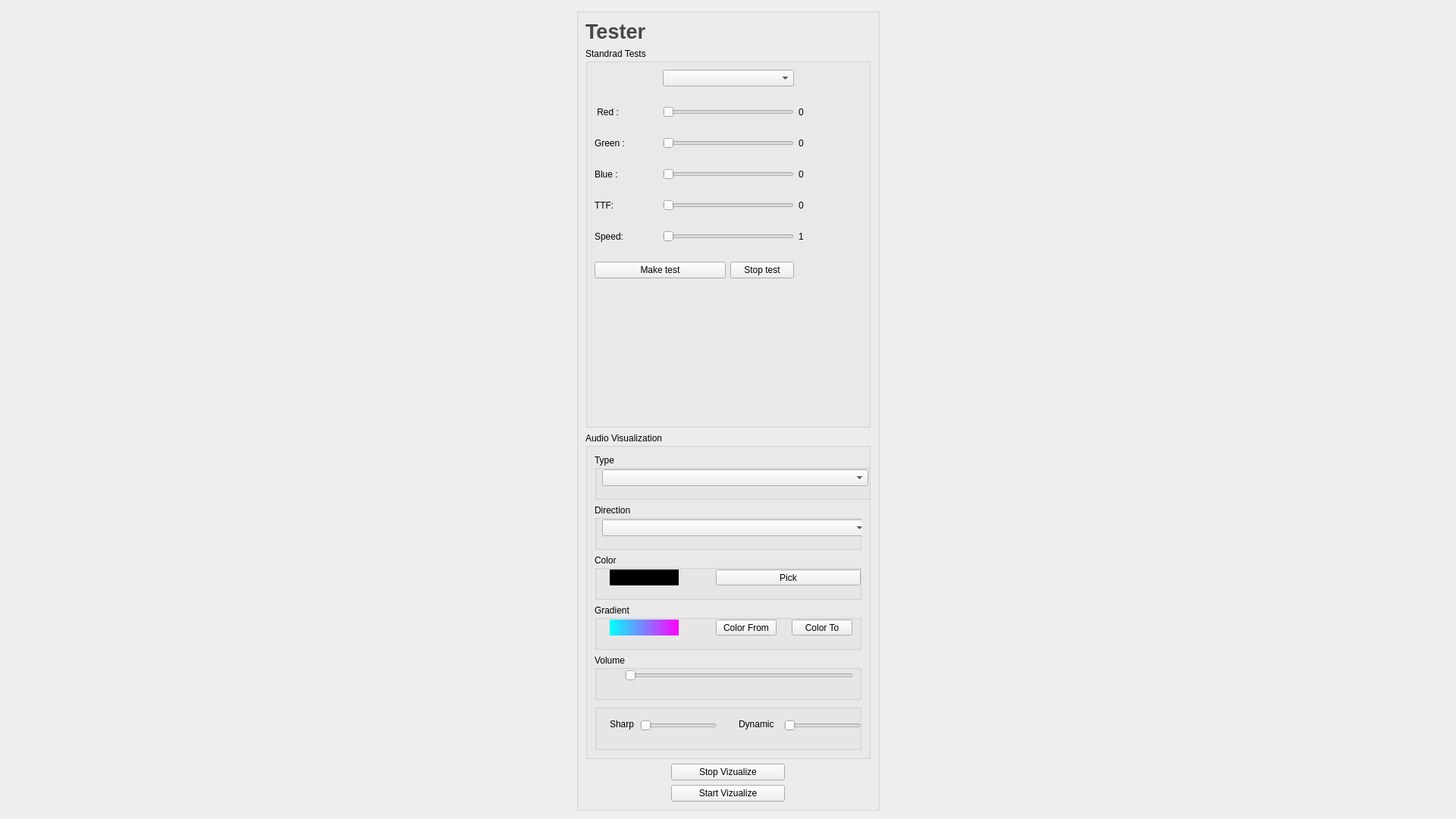
<?xml version="1.0" encoding="UTF-8"?>
<ui version="4.0">
 <class>visual_debug</class>
 <widget class="QWidget" name="visual_debug">
  <property name="windowModality">
   <enum>Qt::NonModal</enum>
  </property>
  <property name="geometry">
   <rect>
    <x>0</x>
    <y>0</y>
    <width>1920</width>
    <height>1080</height>
   </rect>
  </property>
  <property name="windowTitle">
   <string>Form</string>
  </property>
  <layout class="QGridLayout" name="gridLayout">
   <item row="0" column="0">
    <layout class="QVBoxLayout" name="LayoutLeft"/>
   </item>
   <item row="0" column="1">
    <widget class="QGroupBox" name="GroupRight">
     <property name="maximumSize">
      <size>
       <width>400</width>
       <height>16777215</height>
      </size>
     </property>
     <property name="title">
      <string/>
     </property>
     <layout class="QVBoxLayout" name="verticalLayout_2">
      <item>
       <widget class="QLabel" name="label">
        <property name="maximumSize">
         <size>
          <width>16777215</width>
          <height>60</height>
         </size>
        </property>
        <property name="palette">
         <palette>
          <active>
           <colorrole role="WindowText">
            <brush brushstyle="SolidPattern">
             <color alpha="255">
              <red>70</red>
              <green>70</green>
              <blue>70</blue>
             </color>
            </brush>
           </colorrole>
           <colorrole role="Dark">
            <brush brushstyle="SolidPattern">
             <color alpha="255">
              <red>55</red>
              <green>57</green>
              <blue>59</blue>
             </color>
            </brush>
           </colorrole>
           <colorrole role="Text">
            <brush brushstyle="SolidPattern">
             <color alpha="255">
              <red>84</red>
              <green>84</green>
              <blue>84</blue>
             </color>
            </brush>
           </colorrole>
           <colorrole role="ButtonText">
            <brush brushstyle="SolidPattern">
             <color alpha="255">
              <red>208</red>
              <green>208</green>
              <blue>208</blue>
             </color>
            </brush>
           </colorrole>
           <colorrole role="PlaceholderText">
            <brush brushstyle="NoBrush">
             <color alpha="128">
              <red>84</red>
              <green>84</green>
              <blue>84</blue>
             </color>
            </brush>
           </colorrole>
          </active>
          <inactive>
           <colorrole role="WindowText">
            <brush brushstyle="SolidPattern">
             <color alpha="255">
              <red>70</red>
              <green>70</green>
              <blue>70</blue>
             </color>
            </brush>
           </colorrole>
           <colorrole role="Dark">
            <brush brushstyle="SolidPattern">
             <color alpha="255">
              <red>55</red>
              <green>57</green>
              <blue>59</blue>
             </color>
            </brush>
           </colorrole>
           <colorrole role="Text">
            <brush brushstyle="SolidPattern">
             <color alpha="255">
              <red>84</red>
              <green>84</green>
              <blue>84</blue>
             </color>
            </brush>
           </colorrole>
           <colorrole role="ButtonText">
            <brush brushstyle="SolidPattern">
             <color alpha="255">
              <red>208</red>
              <green>208</green>
              <blue>208</blue>
             </color>
            </brush>
           </colorrole>
           <colorrole role="PlaceholderText">
            <brush brushstyle="NoBrush">
             <color alpha="128">
              <red>84</red>
              <green>84</green>
              <blue>84</blue>
             </color>
            </brush>
           </colorrole>
          </inactive>
          <disabled>
           <colorrole role="WindowText">
            <brush brushstyle="SolidPattern">
             <color alpha="255">
              <red>55</red>
              <green>57</green>
              <blue>59</blue>
             </color>
            </brush>
           </colorrole>
           <colorrole role="Dark">
            <brush brushstyle="SolidPattern">
             <color alpha="255">
              <red>55</red>
              <green>57</green>
              <blue>59</blue>
             </color>
            </brush>
           </colorrole>
           <colorrole role="Text">
            <brush brushstyle="SolidPattern">
             <color alpha="255">
              <red>55</red>
              <green>57</green>
              <blue>59</blue>
             </color>
            </brush>
           </colorrole>
           <colorrole role="ButtonText">
            <brush brushstyle="SolidPattern">
             <color alpha="255">
              <red>55</red>
              <green>57</green>
              <blue>59</blue>
             </color>
            </brush>
           </colorrole>
           <colorrole role="PlaceholderText">
            <brush brushstyle="NoBrush">
             <color alpha="128">
              <red>84</red>
              <green>84</green>
              <blue>84</blue>
             </color>
            </brush>
           </colorrole>
          </disabled>
         </palette>
        </property>
        <property name="font">
         <font>
          <family>MS Sans Serif</family>
          <pointsize>20</pointsize>
          <weight>75</weight>
          <bold>true</bold>
         </font>
        </property>
        <property name="layoutDirection">
         <enum>Qt::LeftToRight</enum>
        </property>
        <property name="text">
         <string>Tester</string>
        </property>
       </widget>
      </item>
      <item>
       <widget class="QGroupBox" name="TestV">
        <property name="title">
         <string>Standrad Tests</string>
        </property>
        <layout class="QGridLayout" name="gridLayout_2">
         <property name="verticalSpacing">
          <number>26</number>
         </property>
         <item row="1" column="3">
          <widget class="QLabel" name="RedValueLabel">
           <property name="font">
            <font>
             <pointsize>9</pointsize>
             <weight>50</weight>
             <bold>false</bold>
            </font>
           </property>
           <property name="text">
            <string>0</string>
           </property>
          </widget>
         </item>
         <item row="7" column="2">
          <spacer name="verticalSpacer">
           <property name="orientation">
            <enum>Qt::Vertical</enum>
           </property>
           <property name="sizeHint" stdset="0">
            <size>
             <width>0</width>
             <height>0</height>
            </size>
           </property>
          </spacer>
         </item>
         <item row="3" column="1" colspan="2">
          <widget class="QSlider" name="BlueSlider">
           <property name="maximum">
            <number>255</number>
           </property>
           <property name="orientation">
            <enum>Qt::Horizontal</enum>
           </property>
          </widget>
         </item>
         <item row="1" column="1" colspan="2">
          <widget class="QSlider" name="RedSlider">
           <property name="maximum">
            <number>255</number>
           </property>
           <property name="orientation">
            <enum>Qt::Horizontal</enum>
           </property>
          </widget>
         </item>
         <item row="5" column="3">
          <widget class="QLabel" name="SpeedValueLabel">
           <property name="font">
            <font>
             <pointsize>9</pointsize>
             <weight>50</weight>
             <bold>false</bold>
            </font>
           </property>
           <property name="text">
            <string>1</string>
           </property>
          </widget>
         </item>
         <item row="2" column="3">
          <widget class="QLabel" name="GreenValueLabel">
           <property name="font">
            <font>
             <pointsize>9</pointsize>
             <weight>50</weight>
             <bold>false</bold>
            </font>
           </property>
           <property name="text">
            <string>0</string>
           </property>
          </widget>
         </item>
         <item row="1" column="0">
          <widget class="QLabel" name="label_2">
           <property name="text">
            <string> Red :</string>
           </property>
          </widget>
         </item>
         <item row="2" column="0">
          <widget class="QLabel" name="label_3">
           <property name="text">
            <string>Green :</string>
           </property>
          </widget>
         </item>
         <item row="5" column="0">
          <widget class="QLabel" name="label_5">
           <property name="text">
            <string>Speed:</string>
           </property>
          </widget>
         </item>
         <item row="3" column="0">
          <widget class="QLabel" name="label_4">
           <property name="text">
            <string>Blue :</string>
           </property>
          </widget>
         </item>
         <item row="3" column="3">
          <widget class="QLabel" name="BlueValueLabel">
           <property name="font">
            <font>
             <pointsize>9</pointsize>
             <weight>50</weight>
             <bold>false</bold>
            </font>
           </property>
           <property name="text">
            <string>0</string>
           </property>
          </widget>
         </item>
         <item row="4" column="0">
          <widget class="QLabel" name="label_8">
           <property name="text">
            <string>TTF:</string>
           </property>
          </widget>
         </item>
         <item row="6" column="2">
          <widget class="QPushButton" name="testEnd">
           <property name="text">
            <string>Stop test</string>
           </property>
          </widget>
         </item>
         <item row="0" column="1" colspan="2">
          <widget class="QComboBox" name="comboTest">
           <property name="editable">
            <bool>false</bool>
           </property>
          </widget>
         </item>
         <item row="6" column="0" colspan="2">
          <widget class="QPushButton" name="testBegin">
           <property name="text">
            <string>Make test</string>
           </property>
          </widget>
         </item>
         <item row="4" column="1" colspan="2">
          <widget class="QSlider" name="TTFSlider">
           <property name="maximum">
            <number>50</number>
           </property>
           <property name="value">
            <number>0</number>
           </property>
           <property name="orientation">
            <enum>Qt::Horizontal</enum>
           </property>
          </widget>
         </item>
         <item row="5" column="1" colspan="2">
          <widget class="QSlider" name="SpeedSlider">
           <property name="minimum">
            <number>1</number>
           </property>
           <property name="maximum">
            <number>30</number>
           </property>
           <property name="value">
            <number>1</number>
           </property>
           <property name="orientation">
            <enum>Qt::Horizontal</enum>
           </property>
          </widget>
         </item>
         <item row="2" column="1" colspan="2">
          <widget class="QSlider" name="GreenSlider">
           <property name="maximum">
            <number>255</number>
           </property>
           <property name="orientation">
            <enum>Qt::Horizontal</enum>
           </property>
          </widget>
         </item>
         <item row="4" column="3">
          <widget class="QLabel" name="TTF_Val">
           <property name="text">
            <string>0</string>
           </property>
          </widget>
         </item>
        </layout>
       </widget>
      </item>
      <item>
       <widget class="QGroupBox" name="AudioV">
        <property name="title">
         <string>Audio Visualization</string>
        </property>
        <layout class="QVBoxLayout" name="verticalLayout">
         <item>
          <widget class="QGroupBox" name="TypeGBox">
           <property name="sizePolicy">
            <sizepolicy hsizetype="Preferred" vsizetype="Fixed">
             <horstretch>0</horstretch>
             <verstretch>0</verstretch>
            </sizepolicy>
           </property>
           <property name="minimumSize">
            <size>
             <width>380</width>
             <height>60</height>
            </size>
           </property>
           <property name="title">
            <string>Type</string>
           </property>
           <widget class="QComboBox" name="AudioTypeCombo">
            <property name="geometry">
             <rect>
              <x>10</x>
              <y>20</y>
              <width>351</width>
              <height>22</height>
             </rect>
            </property>
           </widget>
          </widget>
         </item>
         <item>
          <widget class="QGroupBox" name="DirectionGBox">
           <property name="sizePolicy">
            <sizepolicy hsizetype="Preferred" vsizetype="Fixed">
             <horstretch>0</horstretch>
             <verstretch>0</verstretch>
            </sizepolicy>
           </property>
           <property name="minimumSize">
            <size>
             <width>0</width>
             <height>60</height>
            </size>
           </property>
           <property name="title">
            <string>Direction</string>
           </property>
           <widget class="QComboBox" name="DirectionCombo">
            <property name="geometry">
             <rect>
              <x>10</x>
              <y>20</y>
              <width>351</width>
              <height>22</height>
             </rect>
            </property>
           </widget>
          </widget>
         </item>
         <item>
          <widget class="QGroupBox" name="SingleColorGBox">
           <property name="sizePolicy">
            <sizepolicy hsizetype="Preferred" vsizetype="Fixed">
             <horstretch>0</horstretch>
             <verstretch>0</verstretch>
            </sizepolicy>
           </property>
           <property name="minimumSize">
            <size>
             <width>0</width>
             <height>60</height>
            </size>
           </property>
           <property name="title">
            <string>Color</string>
           </property>
           <widget class="QLabel" name="AudioSingleColorLabel">
            <property name="geometry">
             <rect>
              <x>20</x>
              <y>20</y>
              <width>91</width>
              <height>21</height>
             </rect>
            </property>
            <property name="autoFillBackground">
             <bool>false</bool>
            </property>
            <property name="styleSheet">
             <string notr="true">background-color:  rgb(0, 0, 0);</string>
            </property>
            <property name="text">
             <string/>
            </property>
           </widget>
           <widget class="QPushButton" name="AudioColorPick">
            <property name="geometry">
             <rect>
              <x>160</x>
              <y>20</y>
              <width>191</width>
              <height>21</height>
             </rect>
            </property>
            <property name="text">
             <string>Pick</string>
            </property>
           </widget>
          </widget>
         </item>
         <item>
          <widget class="QGroupBox" name="GradientGBox">
           <property name="sizePolicy">
            <sizepolicy hsizetype="Preferred" vsizetype="Fixed">
             <horstretch>0</horstretch>
             <verstretch>0</verstretch>
            </sizepolicy>
           </property>
           <property name="minimumSize">
            <size>
             <width>0</width>
             <height>60</height>
            </size>
           </property>
           <property name="title">
            <string>Gradient</string>
           </property>
           <widget class="QLabel" name="GradienLabel">
            <property name="geometry">
             <rect>
              <x>20</x>
              <y>20</y>
              <width>91</width>
              <height>21</height>
             </rect>
            </property>
            <property name="autoFillBackground">
             <bool>false</bool>
            </property>
            <property name="styleSheet">
             <string notr="true">background-color: qlineargradient(spread:pad, x1:0, y1:0, x2:1, y2:0, stop:0 rgb(0, 255, 255), stop:1 rgb(255, 0, 255));</string>
            </property>
            <property name="text">
             <string/>
            </property>
           </widget>
           <widget class="QPushButton" name="GradientColorBegin">
            <property name="geometry">
             <rect>
              <x>160</x>
              <y>20</y>
              <width>80</width>
              <height>21</height>
             </rect>
            </property>
            <property name="text">
             <string>Color From</string>
            </property>
           </widget>
           <widget class="QPushButton" name="GradientColorEnd">
            <property name="geometry">
             <rect>
              <x>260</x>
              <y>20</y>
              <width>80</width>
              <height>21</height>
             </rect>
            </property>
            <property name="text">
             <string>Color To</string>
            </property>
           </widget>
          </widget>
         </item>
         <item>
          <widget class="QGroupBox" name="VolumeGBox">
           <property name="sizePolicy">
            <sizepolicy hsizetype="Preferred" vsizetype="Fixed">
             <horstretch>0</horstretch>
             <verstretch>0</verstretch>
            </sizepolicy>
           </property>
           <property name="minimumSize">
            <size>
             <width>0</width>
             <height>60</height>
            </size>
           </property>
           <property name="title">
            <string>Volume</string>
           </property>
           <widget class="QSlider" name="VolumeSlider">
            <property name="geometry">
             <rect>
              <x>40</x>
              <y>20</y>
              <width>301</width>
              <height>16</height>
             </rect>
            </property>
            <property name="orientation">
             <enum>Qt::Horizontal</enum>
            </property>
           </widget>
          </widget>
         </item>
         <item>
          <widget class="QGroupBox" name="SharpDynamicGBox">
           <property name="sizePolicy">
            <sizepolicy hsizetype="Preferred" vsizetype="Fixed">
             <horstretch>0</horstretch>
             <verstretch>0</verstretch>
            </sizepolicy>
           </property>
           <property name="minimumSize">
            <size>
             <width>0</width>
             <height>60</height>
            </size>
           </property>
           <property name="title">
            <string/>
           </property>
           <widget class="QLabel" name="label_6">
            <property name="geometry">
             <rect>
              <x>20</x>
              <y>10</y>
              <width>47</width>
              <height>31</height>
             </rect>
            </property>
            <property name="text">
             <string>Sharp</string>
            </property>
           </widget>
           <widget class="QLabel" name="label_7">
            <property name="geometry">
             <rect>
              <x>190</x>
              <y>10</y>
              <width>47</width>
              <height>31</height>
             </rect>
            </property>
            <property name="text">
             <string>Dynamic</string>
            </property>
           </widget>
           <widget class="QSlider" name="SharpSlider">
            <property name="geometry">
             <rect>
              <x>60</x>
              <y>20</y>
              <width>101</width>
              <height>16</height>
             </rect>
            </property>
            <property name="orientation">
             <enum>Qt::Horizontal</enum>
            </property>
           </widget>
           <widget class="QSlider" name="DynamicSlider">
            <property name="geometry">
             <rect>
              <x>250</x>
              <y>20</y>
              <width>101</width>
              <height>16</height>
             </rect>
            </property>
            <property name="orientation">
             <enum>Qt::Horizontal</enum>
            </property>
           </widget>
          </widget>
         </item>
        </layout>
       </widget>
      </item>
      <item alignment="Qt::AlignHCenter">
       <widget class="QPushButton" name="testEnd_2">
        <property name="minimumSize">
         <size>
          <width>150</width>
          <height>0</height>
         </size>
        </property>
        <property name="maximumSize">
         <size>
          <width>200</width>
          <height>16777215</height>
         </size>
        </property>
        <property name="layoutDirection">
         <enum>Qt::LeftToRight</enum>
        </property>
        <property name="text">
         <string>Stop Vizualize</string>
        </property>
       </widget>
      </item>
      <item alignment="Qt::AlignHCenter">
       <widget class="QPushButton" name="testBegin_2">
        <property name="minimumSize">
         <size>
          <width>150</width>
          <height>0</height>
         </size>
        </property>
        <property name="maximumSize">
         <size>
          <width>200</width>
          <height>16777215</height>
         </size>
        </property>
        <property name="text">
         <string>Start Vizualize</string>
        </property>
       </widget>
      </item>
     </layout>
    </widget>
   </item>
  </layout>
 </widget>
 <resources/>
 <connections/>
</ui>
